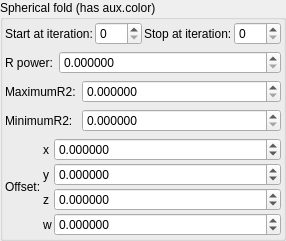
    <widget class="QGroupBox" name="groupBox_2">
     <property name="title">
      <string>Spherical fold (has aux.color)</string>
     </property>
     <layout class="QVBoxLayout" name="verticalLayout_5">
      <property name="leftMargin">
       <number>2</number>
      </property>
      <property name="topMargin">
       <number>2</number>
      </property>
      <property name="rightMargin">
       <number>2</number>
      </property>
      <property name="bottomMargin">
       <number>2</number>
      </property>
      <item>
       <layout class="QGridLayout" name="gridLayout_81" columnstretch="0,1,0,1">
        <property name="spacing">
         <number>2</number>
        </property>
        <item row="2" column="3">
         <widget class="MySpinBox" name="spinboxInt_transf_stop_iterations_S">
          <property name="sizePolicy">
           <sizepolicy hsizetype="Preferred" vsizetype="Maximum">
            <horstretch>0</horstretch>
            <verstretch>0</verstretch>
           </sizepolicy>
          </property>
          <property name="maximum">
           <number>999</number>
          </property>
         </widget>
        </item>
        <item row="2" column="1">
         <widget class="MySpinBox" name="spinboxInt_transf_start_iterations_S">
          <property name="sizePolicy">
           <sizepolicy hsizetype="Minimum" vsizetype="Maximum">
            <horstretch>0</horstretch>
            <verstretch>0</verstretch>
           </sizepolicy>
          </property>
          <property name="minimum">
           <number>0</number>
          </property>
          <property name="maximum">
           <number>999</number>
          </property>
          <property name="value">
           <number>0</number>
          </property>
         </widget>
        </item>
        <item row="2" column="2">
         <widget class="QLabel" name="label_53">
          <property name="text">
           <string>Stop at iteration:</string>
          </property>
         </widget>
        </item>
        <item row="2" column="0">
         <widget class="QLabel" name="label_73">
          <property name="text">
           <string>Start at iteration:</string>
          </property>
         </widget>
        </item>
       </layout>
      </item>
      <item>
       <layout class="QGridLayout" name="gridLayout_5" columnstretch="0,1">
        <item row="0" column="0">
         <widget class="QLabel" name="label_10">
          <property name="text">
           <string>R power:</string>
          </property>
         </widget>
        </item>
        <item row="0" column="1">
         <widget class="MyDoubleSpinBox" name="spinbox_mandelbox_vary_rpower">
          <property name="sizePolicy">
           <sizepolicy hsizetype="Minimum" vsizetype="Maximum">
            <horstretch>0</horstretch>
            <verstretch>0</verstretch>
           </sizepolicy>
          </property>
          <property name="prefix">
           <string/>
          </property>
          <property name="suffix">
           <string/>
          </property>
          <property name="decimals">
           <number>6</number>
          </property>
          <property name="minimum">
           <double>0.000000000000000</double>
          </property>
          <property name="maximum">
           <double>99.998999999999995</double>
          </property>
          <property name="singleStep">
           <double>0.100000000000000</double>
          </property>
         </widget>
        </item>
       </layout>
      </item>
      <item>
       <layout class="QGridLayout" name="gridLayout_2" columnstretch="0,2">
        <item row="0" column="1">
         <widget class="MyDoubleSpinBox" name="spinbox_transf_maxR2_1">
          <property name="sizePolicy">
           <sizepolicy hsizetype="Minimum" vsizetype="Maximum">
            <horstretch>0</horstretch>
            <verstretch>0</verstretch>
           </sizepolicy>
          </property>
          <property name="prefix">
           <string/>
          </property>
          <property name="suffix">
           <string/>
          </property>
          <property name="decimals">
           <number>6</number>
          </property>
          <property name="minimum">
           <double>0.000000000000000</double>
          </property>
          <property name="maximum">
           <double>99.998999999999995</double>
          </property>
          <property name="singleStep">
           <double>0.100000000000000</double>
          </property>
         </widget>
        </item>
        <item row="0" column="0">
         <widget class="QLabel" name="label_8">
          <property name="text">
           <string>MaximumR2:</string>
          </property>
         </widget>
        </item>
        <item row="1" column="0">
         <widget class="QLabel" name="label_9">
          <property name="text">
           <string>MinimumR2:</string>
          </property>
         </widget>
        </item>
        <item row="1" column="1">
         <widget class="MyDoubleSpinBox" name="spinbox_transf_minR2_p25">
          <property name="sizePolicy">
           <sizepolicy hsizetype="Minimum" vsizetype="Maximum">
            <horstretch>0</horstretch>
            <verstretch>0</verstretch>
           </sizepolicy>
          </property>
          <property name="prefix">
           <string/>
          </property>
          <property name="suffix">
           <string/>
          </property>
          <property name="decimals">
           <number>6</number>
          </property>
          <property name="minimum">
           <double>0.000000000000000</double>
          </property>
          <property name="maximum">
           <double>99.998999999999995</double>
          </property>
          <property name="singleStep">
           <double>0.100000000000000</double>
          </property>
         </widget>
        </item>
       </layout>
      </item>
      <item>
       <layout class="QGridLayout" name="gridLayout_63" columnstretch="0,0,0,2">
        <property name="spacing">
         <number>2</number>
        </property>
        <item row="4" column="3">
         <widget class="MyDoubleSpinBox" name="spinbox4_transf_offset_0000_z">
          <property name="sizePolicy">
           <sizepolicy hsizetype="Minimum" vsizetype="Maximum">
            <horstretch>0</horstretch>
            <verstretch>0</verstretch>
           </sizepolicy>
          </property>
          <property name="prefix">
           <string/>
          </property>
          <property name="suffix">
           <string/>
          </property>
          <property name="decimals">
           <number>6</number>
          </property>
          <property name="minimum">
           <double>-99.989999999999995</double>
          </property>
          <property name="maximum">
           <double>99.989999999999995</double>
          </property>
          <property name="singleStep">
           <double>0.100000000000000</double>
          </property>
         </widget>
        </item>
        <item row="5" column="3">
         <widget class="MyDoubleSpinBox" name="spinbox4_transf_offset_0000_w">
          <property name="sizePolicy">
           <sizepolicy hsizetype="Minimum" vsizetype="Maximum">
            <horstretch>0</horstretch>
            <verstretch>0</verstretch>
           </sizepolicy>
          </property>
          <property name="prefix">
           <string/>
          </property>
          <property name="suffix">
           <string/>
          </property>
          <property name="decimals">
           <number>6</number>
          </property>
          <property name="minimum">
           <double>-99.989999999999995</double>
          </property>
          <property name="maximum">
           <double>99.989999999999995</double>
          </property>
          <property name="singleStep">
           <double>0.100000000000000</double>
          </property>
         </widget>
        </item>
        <item row="2" column="2">
         <widget class="QLabel" name="label_93">
          <property name="text">
           <string notr="true">x</string>
          </property>
         </widget>
        </item>
        <item row="3" column="2">
         <widget class="QLabel" name="label_90">
          <property name="text">
           <string notr="true">y</string>
          </property>
         </widget>
        </item>
        <item row="3" column="3">
         <widget class="MyDoubleSpinBox" name="spinbox4_transf_offset_0000_y">
          <property name="sizePolicy">
           <sizepolicy hsizetype="Minimum" vsizetype="Maximum">
            <horstretch>0</horstretch>
            <verstretch>0</verstretch>
           </sizepolicy>
          </property>
          <property name="prefix">
           <string/>
          </property>
          <property name="suffix">
           <string/>
          </property>
          <property name="decimals">
           <number>6</number>
          </property>
          <property name="minimum">
           <double>-99.989999999999995</double>
          </property>
          <property name="maximum">
           <double>99.989999999999995</double>
          </property>
          <property name="singleStep">
           <double>0.100000000000000</double>
          </property>
         </widget>
        </item>
        <item row="5" column="2">
         <widget class="QLabel" name="label_99">
          <property name="text">
           <string notr="true">w</string>
          </property>
         </widget>
        </item>
        <item row="4" column="2">
         <widget class="QLabel" name="label_98">
          <property name="text">
           <string notr="true">z</string>
          </property>
         </widget>
        </item>
        <item row="2" column="3">
         <widget class="MyDoubleSpinBox" name="spinbox4_transf_offset_0000_x">
          <property name="sizePolicy">
           <sizepolicy hsizetype="Minimum" vsizetype="Maximum">
            <horstretch>0</horstretch>
            <verstretch>0</verstretch>
           </sizepolicy>
          </property>
          <property name="prefix">
           <string/>
          </property>
          <property name="suffix">
           <string/>
          </property>
          <property name="decimals">
           <number>6</number>
          </property>
          <property name="minimum">
           <double>-99.989999999999995</double>
          </property>
          <property name="maximum">
           <double>99.989999999999995</double>
          </property>
          <property name="singleStep">
           <double>0.100000000000000</double>
          </property>
         </widget>
        </item>
        <item row="2" column="1" rowspan="4">
         <widget class="QLabel" name="label_91">
          <property name="text">
           <string>Offset:</string>
          </property>
         </widget>
        </item>
       </layout>
      </item>
     </layout>
    </widget>
